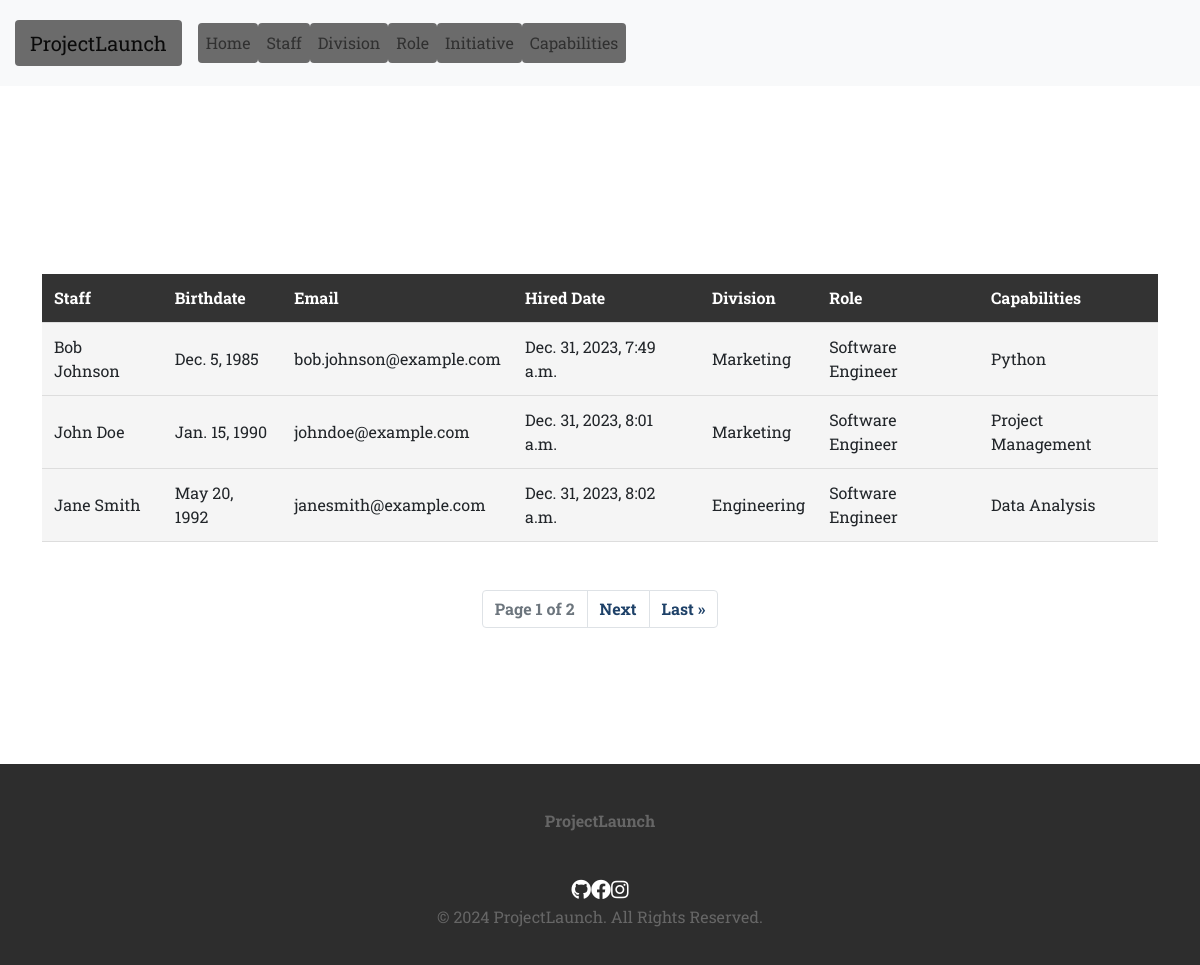
The page /staff.html on the database its author committed.
### myapp1/models.py (models this page shows, shortened)
class BaseTable(models.Model):
    created_at = models.DateTimeField(auto_now_add=True)
    updated_at = models.DateTimeField(auto_now=True)
    class Meta:
        abstract = True

class StaffTable(BaseTable):
    first_name = models.CharField(max_length=255)
    last_name = models.CharField(max_length=255)
    email = models.EmailField(unique=True)
    birth_date = models.DateField()
    hire_date = models.DateTimeField()
    division = models.ForeignKey(DivisionTable, on_delete=models.SET_NULL, null=True)
    role = models.ForeignKey(RoleTable, on_delete=models.SET_NULL, null=True)
    capabilities = models.ManyToManyField(CapabilityTable)
    def __str__(self):
        return f"{self.first_name} {self.last_name}"

class DivisionTable(BaseTable):
    division_image = models.ImageField(upload_to='division_images/', null=True, blank=True)
    name = models.CharField(max_length=255)
    description = models.TextField(null=True, blank=True)
    def __str__(self):
        return self.name

class RoleTable(BaseTable):
    title = models.CharField(max_length=255)
    description = models.TextField()
    def __str__(self):
        return self.title

class CapabilityTable(BaseTable):
    name = models.CharField(max_length=255)
    description = models.TextField(null=True, blank=True)

### myapp1/views.py (the view)
# urls.py: path('staff.html', views.staff_view, name='staff'),
def staff_view(request):
    all_staff = StaffTable.objects.all()
    p = Paginator(all_staff, 3)  # Paginate results, showing 5 per page
    page = request.GET.get('page')
    staff_list = p.get_page(page)
    return render(request, 'staff.html', {'staff': staff_list})  # Context variable renamed

### myapp1/templates/staff.html (shortened to what this page needs)
{% extends 'base.html' %}
{% load static %}
    {% block content %}
    {% include 'includes/header.html' %}
    <div class="container"><br/><br/>
        <table>
            <tr>
                <th>Staff</th>
                <th>Birthdate</th>
                <th>Email</th>
                <th>Hired Date</th>
                <th>Division</th>
                <th>Role</th>
                <th>Capabilities</th>
            </tr>
                {% for indiv in staff %}
                <tr>
                    <td>{{ indiv }}</td>
                    <td>{{ indiv.birth_date }}</td>
                    <td>{{ indiv.email }}</td>
                    <td>{{ indiv.hire_date }}</td>
                    <td>{{ indiv.division }}</td>
                    <td>{{ indiv.role }}</td>
                    <td>
                        {% for capability in indiv.capabilities.all %}
                            {{ capability.name }}{% if not forloop.last %}, {% endif %}
                        {% endfor %}
                    </td>
                </tr>
            {% endfor %}
        </table>
    </div>
    <br><br>
    {% if staff.has_other_pages %}
        <nav aria-label="Page navigation example">
            <ul class="pagination justify-content-center">
                <li class="page-item disabled"><a class="page-link">Page {{ staff.number }} of {{ staff.paginator.num_pages }}</a></li>
                {% if staff.has_next %}
                    <li class="page-item"><a class="page-link" href="?page={{ staff.next_page_number }}">Next</a></li>
                    <li class="page-item"><a class="page-link" href="?page={{ staff.paginator.num_pages }}">Last &raquo;</a></li>
                {% endif %}
            </ul>
        </nav>
    {% endif %}
    {% include 'includes/footer.html' %}
{% endblock %}

### myapp1/static/css/style.css (style rules this page uses)
* { margin: 0; padding: 0; box-sizing: border-box; font-family: 'Roboto Slab', sans-serif; }
body { background-image: url('../images/background.jpg'); background-size: cover; background-position: center; background-attachment: fixed; height: 100vh; margin: 0; padding: 0; }
table { width: 100%; border-collapse: collapse; margin-top: 20px; border-radius: 8px; }
th, td { padding: 12px; text-align: left; border-bottom: 1px solid #ddd; background-color: #f5f5f5; }
th { background-color: #333; color: #fff; }
.page-link { text-decoration: none; color: #1e4168; font-weight: bold; transition: color 0.3s ease-in-out; }

### rows shown on the page
StaffTable: first_name+last_name "Bob Johnson", birth_date "Dec. 5, 1985", email "bob.johnson@example.com", hire_date "Dec. 31, 2023, 7:49 a.m.", division "Marketing", role "Software Engineer"
CapabilityTable: name "Python"
StaffTable: first_name+last_name "John Doe", birth_date "Jan. 15, 1990", email "johndoe@example.com", hire_date "Dec. 31, 2023, 8:01 a.m.", division "Marketing", role "Software Engineer"
CapabilityTable: name "Project Management"
StaffTable: first_name+last_name "Jane Smith", birth_date "May 20, 1992", email "janesmith@example.com", hire_date "Dec. 31, 2023, 8:02 a.m.", division "Engineering", role "Software Engineer"
CapabilityTable: name "Data Analysis"

### other values the page prints
{{ staff.number }} "1"
{{ staff.paginator.num_pages }} "2"
